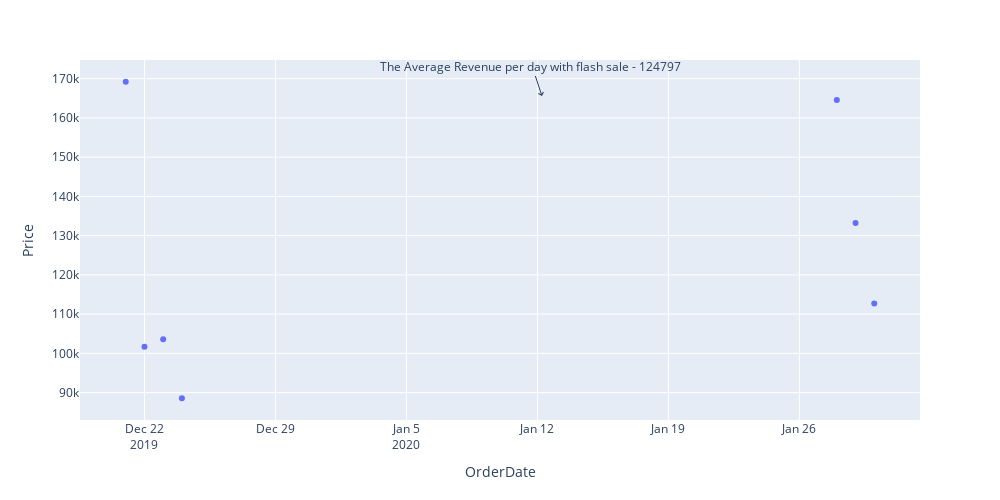

Notebook source saved alongside this figure:
### Code cell
#Plotting the revenue generated each day when flash sale is running.
fig = ps.line(with_flash_sale, x='OrderDate', y='Price',
    width=1000,
    height=500)
fig.update_traces(mode='markers')
fig.add_annotation(
    xref="x domain",
    yref="y domain",
    x=0.55,
    y=0.9,
    text="The Average Revenue per day with flash sale - {} ".format(avg2),
    arrowhead=4,
)

fig.show()

### Figure 1 — Plotly figure (JSON) as saved in the notebook; plotly's stock layout.template omitted (floating-point values rounded to 4 significant figures)
{"data": [{"hovertemplate": "OrderDate=%{x}<br>Price=%{y}<extra></extra>", "legendgroup": "", "line": {"color": "#636efa", "dash": "solid"}, "mode": "markers", "name": "", "orientation": "v", "showlegend": false, "type": "scatter", "x": ["2019-12-21T00:00:00", "2019-12-22T00:00:00", "2019-12-23T00:00:00", "2019-12-24T00:00:00", "2020-01-28T00:00:00", "2020-01-29T00:00:00", "2020-01-30T00:00:00"], "xaxis": "x", "y": [169200.0, 101700.0, 103600.0, 88570.0, 164600.0, 133200.0, 112700.0], "yaxis": "y"}], "layout": {"annotations": [{"arrowhead": 4, "text": "The Average Revenue per day with flash sale - 124797 ", "x": 0.55, "xref": "x domain", "y": 0.9, "yref": "y domain"}], "height": 500, "legend": {"tracegroupgap": 0}, "margin": {"t": 60}, "width": 1000, "xaxis": {"anchor": "y", "domain": [0, 1], "title": {"text": "OrderDate"}}, "yaxis": {"anchor": "x", "domain": [0, 1], "title": {"text": "Price"}}}}
